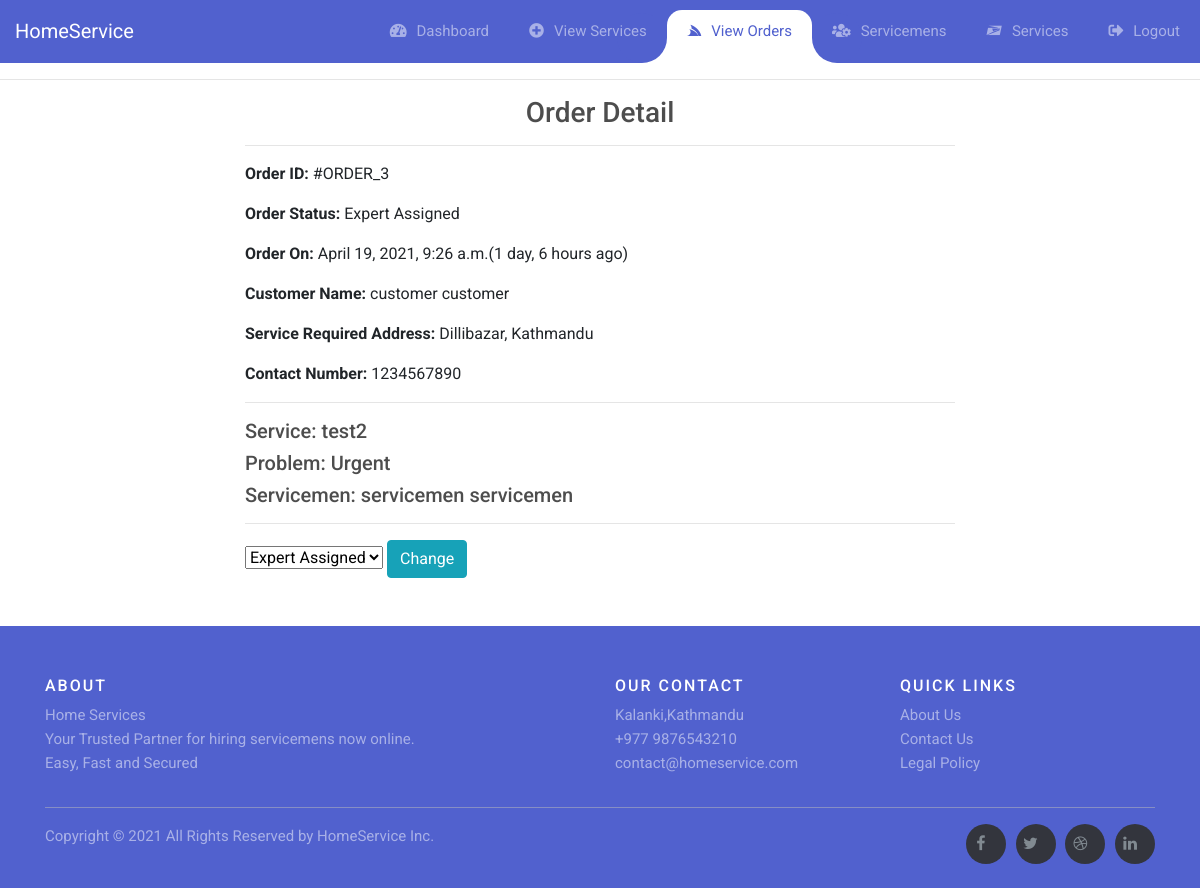
/admin-dashboard/servicemen-order-detail/3/ (signed in), run on the app's committed database.
### order/models.py (models this page shows, shortened)
class Order(models.Model):
    STATUS = (
        ("Reviewed", "Reviewed"),
        ("Expert Assigned", "Expert Assigned"),
        ("Working", "Working"),
        ("Finished", "Finished"),
    )
    customer = models.ForeignKey(Customer, on_delete=models.SET_NULL, blank=True, null=True)
    service = models.ForeignKey(Service, on_delete=models.SET_NULL, blank=True, null=True)
    description = models.CharField(max_length=2000, null=True)
    date_ordered = models.DateTimeField(auto_now_add=True)
    status = models.CharField(max_length=200, null=True, choices=STATUS, default="Pending")
    street = models.CharField(max_length=100, null=True)
    address = models.CharField(max_length=100, null=True)
    servicemen = models.ForeignKey(ServiceMen, on_delete=models.SET_NULL, blank=True, null=True)
    class Meta:
        ordering = ['-date_ordered']

### accounts/models.py (models this page shows, shortened)
class Customer(models.Model):
    phone = models.CharField(max_length=15, null=True)
    address = models.CharField(max_length=200, null=True)
    created_at = models.DateTimeField(auto_now_add=True, null=True)
    created_by = models.OneToOneField(User, related_name='customeruser', on_delete=models.CASCADE)

class User(AbstractUser):
    is_customer = models.BooleanField(default=False)
    is_servicemen =  models.BooleanField(default=False)
    first_name = models.CharField(max_length=200, null=True)
    last_name = models.CharField(max_length=200, null=True)
    email = models.EmailField()

class ServiceMen(models.Model):
    phone = models.CharField(max_length=15, null=True)
    address = models.CharField(max_length=200, null=True)
    expertise = models.CharField(max_length=200, null=True)
    is_available = models.BooleanField(default = True)
    created_at = models.DateTimeField(auto_now_add=True)
    created_by = models.OneToOneField(User, related_name='servicmenuser', on_delete=models.CASCADE)
    class Meta:
        ordering = ['created_by']

### service/models.py (models this page shows, shortened)
class Service(models.Model):
    name = models.CharField(max_length=200, null=True)
    slug = models.SlugField(max_length=255, null=True, unique=True)
    description = models.CharField(max_length=2000, null=True)
    image = models.ImageField(null=True, blank=True)

### admins/views.py (the view)
# urls.py: path('servicemen-order-detail/<int:pk>/', views.ServicemenOrderDetailView.as_view(), name="admin_servicemen_order_detail"),
@method_decorator(admin_only , name='dispatch')
class ServicemenOrderDetailView(DetailView):
    template_name = "admins/servicemenorderdetail.html"
    model = Order
    context_object_name = "ord_obj"
    def get_context_data(self, **kwargs):
        context = super().get_context_data(**kwargs)
        context["allstatus"] = Order.STATUS
        context['admin_order_detail1'] = 'active'
        return context

### accounts/auth.py (called while the page is built)
def admin_only(view_function):
    def wrapper_function(request, *args, **kwargs):
        if request.user.is_staff:
            return view_function(request, *args, **kwargs)
        else:
            return redirect('service')
    return wrapper_function

### admins/templates/admins/servicemenorderdetail.html (shortened to what this page needs)
{% extends 'index.html' %}
{% load static %}
{% block content %}
<div class="container">
    <div class="row">
        <div class="col-md-8 mx-auto">
            <h3 class="text-center">Order Detail</h3>
            <hr>
            <p><span class="font-weight-bold">Order ID: </span> #ORDER_{{ord_obj.id}}</p>
            <p><span class="font-weight-bold">Order Status: </span> {{ord_obj.status}}</p>
            <p><span class="font-weight-bold">Order On: </span> {{ord_obj.date_ordered}}({{ord_obj.date_ordered|timesince}} ago)</p>
            <p><span class="font-weight-bold">Customer Name: </span> {{ord_obj.customer.created_by.first_name}} {{ord_obj.customer.created_by.last_name}}</p>
            <p><span class="font-weight-bold">Service Required Address: </span>{{ord_obj.street}}, {{ord_obj.address}}</p>
            <p><span class="font-weight-bold">Contact Number: </span>{{ord_obj.customer.phone}}</p>
            <hr>
            <h5>Service: {{ord_obj.service.name}}</h5>
            <h5>Problem: {{ord_obj.description}}</h5>
            <h5>Servicemen: {{ord_obj.servicemen.created_by.first_name}} {{ord_obj.servicemen.created_by.first_name}}</h5>
            <hr>
            <form action="{% url 'admin_servicemen_orderstatus_change' ord_obj.id %}" method="POST">
                <select name="status">
                    {% for i, j in allstatus %}
                    <option value="{{i}}" {% if i == ord_obj.status %}selected{% endif %}>{{j}}</option>
                    {% endfor %}
                </select>
                <button class="btn btn-info">Change</button>
            </form>
        </div>
    </div>
</div>
{% endblock content %}

### static/css/style.css (style rules this page uses)
body { font-family: 'Roboto', sans-serif; }
* { margin: 0; padding: 0; }

### static/css/mystyle.css (style rules this page uses)
h1,h2,h3,h4,h5,h6 { color:hsl(0, 0%, 30%); }

### data on the page
Order: id "3", status "Expert Assigned", date_ordered "April 19, 2021, 9:26 a.m.", date_ordered "1 day, 6 hours", customer.created_by.first_name "customer", customer.created_by.last_name "customer", street "Dillibazar", address "Kathmandu", customer.phone "1234567890", service.name "test2", description "Urgent", servicemen.created_by.first_name "servicemen"
